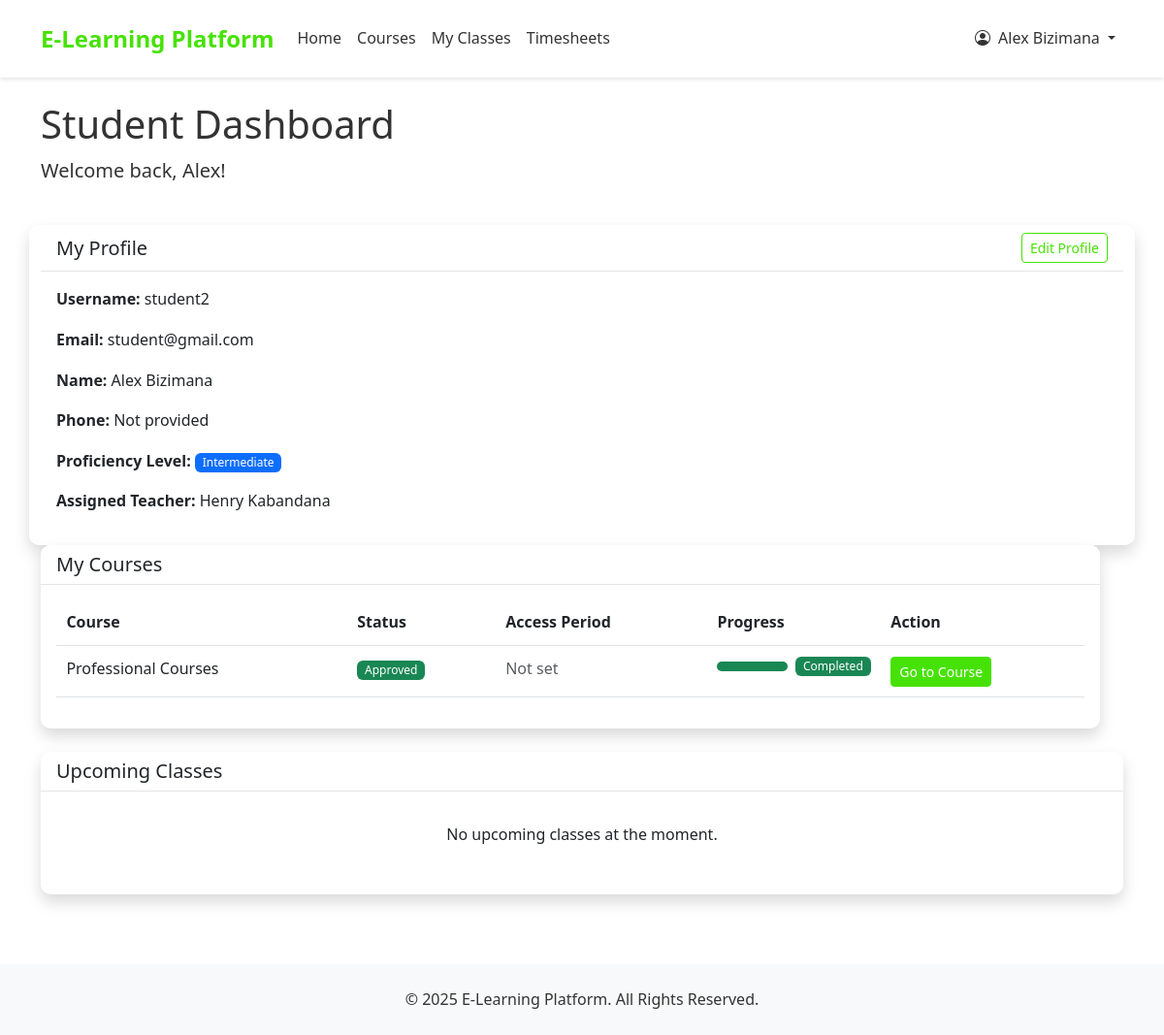
/accounts/dashboard/student/ (signed in), run on an earlier commit of the app's database.
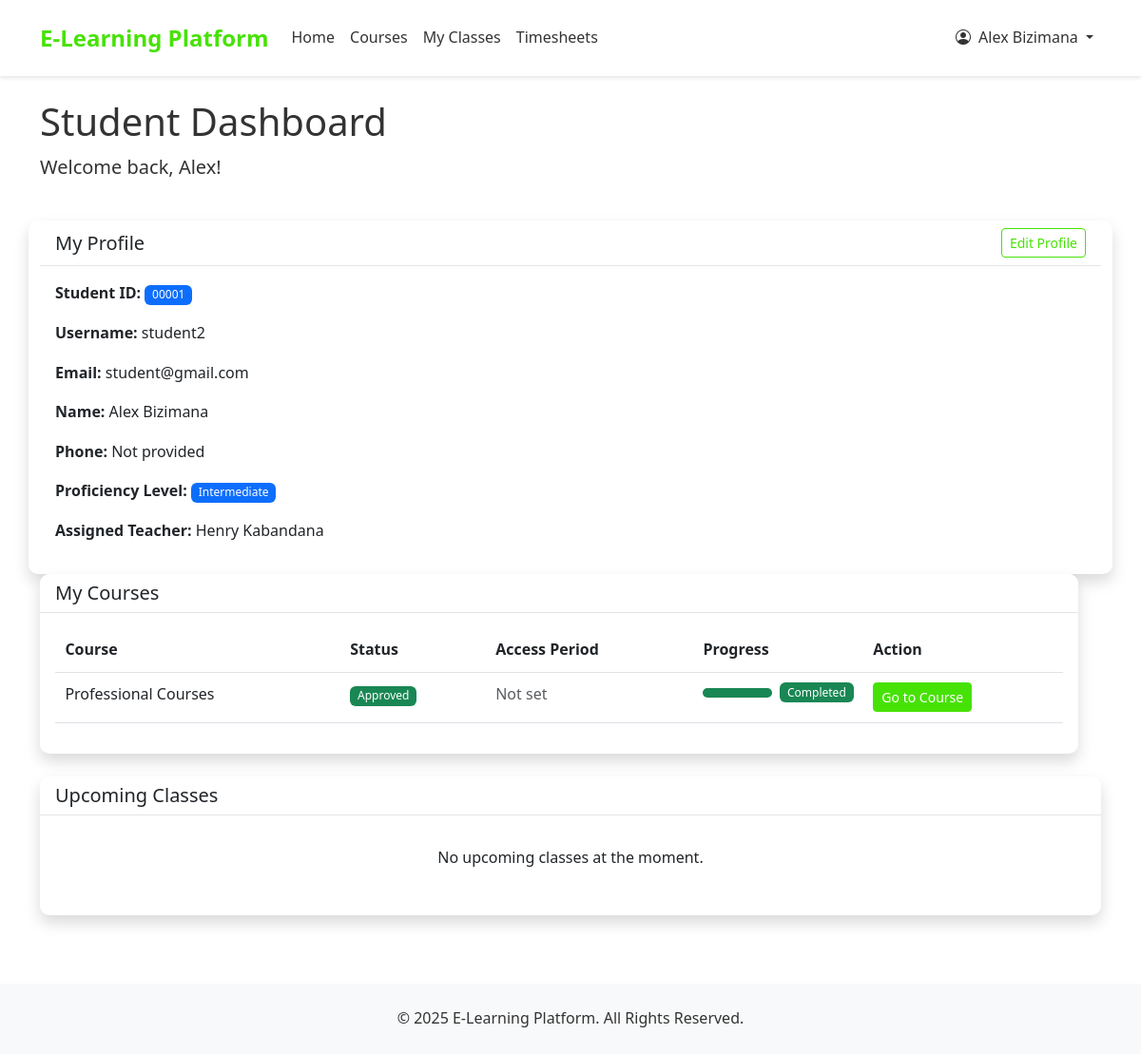
And on a later commit of the database.
### accounts/models.py (models this page shows, shortened)
class User(AbstractUser):
    USER_TYPE_CHOICES = (
        ('student', 'Student'),
        ('teacher', 'Teacher'),
        ('admin', 'Admin'),
    )
    user_type = models.CharField(max_length=10, choices=USER_TYPE_CHOICES, default='student')
    phone_number = models.CharField(max_length=15, blank=True, null=True)
    is_active = models.BooleanField(default=True)
    created_at = models.DateTimeField(auto_now_add=True)
    updated_at = models.DateTimeField(auto_now=True)
    is_organization = models.BooleanField(default=False)
    company_name = models.CharField(max_length=255, blank=True, null=True)
    contact_person = models.CharField(max_length=255, blank=True, null=True)
    number_of_trainees = models.PositiveIntegerField(default=0)
    start_date = models.DateField(blank=True, null=True)
    end_date = models.DateField(blank=True, null=True)
    student_id = models.CharField(max_length=5, blank=True, null=True, unique=True)
    def is_teacher(self):
        return self.user_type == 'teacher'
    def is_student(self):
        return self.user_type == 'student'

### accounts/views.py (the view)
# urls.py: path('dashboard/student/', views.student_dashboard, name='student_dashboard'),
@login_required
def student_dashboard(request):
    if not request.user.is_student():
        messages.error(request, "You don't have permission to access this page.")
        return redirect('home')
    student_profile = StudentProfile.objects.get(user=request.user)
    payment_proofs = PaymentProof.objects.filter(user=request.user)
    course_periods = CoursePeriod.objects.filter(student=request.user)
    course_period_dict = {period.course_id: period for period in course_periods}
    ending_soon_periods = [period for period in course_periods if period.is_ending_soon()]
    for payment in payment_proofs:
        if payment.status == 'approved':
            try:
                progress = CourseProgress.objects.filter(
                    user=request.user,
                    course=payment.course
                ).first()
                payment.progress = progress
            except:
                payment.progress = None
            payment.course_period = course_period_dict.get(payment.course.id)
    has_pending_placement_test = False
    for payment in payment_proofs:
        if payment.status == 'approved':
            course_period = course_period_dict.get(payment.course.id)
            if not course_period or (course_period and course_period.is_active()):
                has_placement_test = payment.course.quizzes.filter(
                    is_placement_test=True,
                    is_active=True
                ).exists()
                if has_placement_test and not student_profile.proficiency_level:
                    has_pending_placement_test = True
                    break
    context = {
        'student_profile': student_profile,
        'payment_proofs': payment_proofs,
        'has_pending_placement_test': has_pending_placement_test,
        'course_periods': course_periods,
        'ending_soon_periods': ending_soon_periods
    }
    return render(request, 'accounts/student_dashboard.html', context)

### templates/accounts/student_dashboard.html (shortened to what the changed rows need)
{% extends 'base.html' %}
{% block content %}
<div class="row mb-4">
    <div class="col-12">
        <h1>Student Dashboard</h1>
        <p class="lead">Welcome back, {{ request.user.first_name|default:request.user.username }}!</p>
    </div>
</div>
<div class="row">
<div class="card shadow h-100">
    <div class="card-body">
        {% if request.user.student_id %}
            <p><strong>Student ID:</strong> <span class="badge bg-primary">{{ request.user.student_id }}</span></p>
        {% endif %}
        <p><strong>Username:</strong> {{ request.user.username }}</p>
        <p><strong>Email:</strong> {{ request.user.email }}</p>
        <p><strong>Name:</strong> {{ request.user.get_full_name|default:"Not provided" }}</p>
        <p><strong>Phone:</strong> {{ request.user.phone_number|default:"Not provided" }}</p>
        {% if student_profile.proficiency_level %}
            <p><strong>Proficiency Level:</strong>
                <span class="badge bg-primary">{{ student_profile.proficiency_level|title }}</span>
            </p>
        {% else %}
            <p><strong>Proficiency Level:</strong>
                <span class="badge bg-secondary">Not determined yet</span>
            </p>
        {% endif %}
        {% if student_profile.assigned_teacher %}
            <p><strong>Assigned Teacher:</strong> {{ student_profile.assigned_teacher.get_full_name }}</p>
        {% else %}
            <p><strong>Assigned Teacher:</strong> Not assigned yet</p>
        {% endif %}
    </div>
</div>
<div class="row mb-4">
    <div class="col-md-12">
        <div class="card shadow">
            <div class="card-body">
                {% if payment_proofs %}
                    <table class="table">
                        <thead>
                            <tr>
                                <th>Course</th>
                                <th>Status</th>
                                <th>Access Period</th>
                                <th>Progress</th>
                                <th>Action</th>
                            </tr>
                        </thead>
                    </table>
                {% else %}
                    <div class="text-center py-4">
                        <p>You haven't enrolled in any courses yet.</p>
                        <a href="{% url 'course_list' %}" class="btn btn-primary">Browse Courses</a>
                    </div>
                {% endif %}
            </div>
        </div>
    </div>
</div>
</div>
{% endblock %}

### templates/base.html (shortened to what this page needs)
{% load static %}
<!DOCTYPE html>
<html lang="en">
<head>
    <link href="https://cdn.jsdelivr.net/npm/bootstrap@5.3.0-alpha1/dist/css/bootstrap.min.css" rel="stylesheet">
    <link rel="stylesheet" href="https://cdn.jsdelivr.net/npm/bootstrap-icons@1.10.0/font/bootstrap-icons.css">
    <link rel="stylesheet" href="{% static 'css/style.css' %}">
</head>
<body>
    <nav class="navbar navbar-expand-lg navbar-light sticky-top">
        <div class="container">
            <a class="navbar-brand" href="{% url 'home' %}">E-Learning Platform</a>
            <div class="collapse navbar-collapse" id="navbarNav">
                <ul class="navbar-nav me-auto">
                    <li class="nav-item">
                        <a class="nav-link {% if request.path == '/' %}active{% endif %}" href="{% url 'home' %}">Home</a>
                    </li>
                    <li class="nav-item">
                        <a class="nav-link {% if '/courses/' in request.path %}active{% endif %}" href="{% url 'course_list' %}">Courses</a>
                    </li>
                    {% if user.is_authenticated %}
                        {% if user.is_staff or user.is_superuser %}
                            <li class="nav-item dropdown">
                                <a class="nav-link dropdown-toggle" href="#" role="button" data-bs-toggle="dropdown">
                                    Administration
                                </a>
                                <ul class="dropdown-menu">
                                    <li><a class="dropdown-item" href="{% url 'admin_dashboard' %}">Dashboard</a></li>
                                    <li><a class="dropdown-item" href="{% url 'course_create' %}">Add Course</a></li>
                                    <li><a class="dropdown-item" href="{% url 'question_list' %}">Manage Questions</a></li>
                                    <li><a class="dropdown-item" href="{% url 'quiz_list' %}">Manage Quizzes</a></li>
                                    <li><a class="dropdown-item" href="{% url 'create_teacher' %}">Add Teacher</a></li>
                                </ul>
                            </li>
                        {% elif user.is_teacher %}
                            <li class="nav-item">
                                <a class="nav-link {% if '/events/' in request.path %}active{% endif %}" href="{% url 'view_events' %}">Events</a>
                            </li>
                        {% else %}
                            <li class="nav-item">
                                <a class="nav-link {% if '/events/' in request.path %}active{% endif %}" href="{% url 'view_events' %}">My Classes</a>
                            </li>
                            <li class="nav-item">
                                <a class="nav-link {% if '/timesheets/' in request.path %}active{% endif %}" href="{% url 'view_timesheets' %}">Timesheets</a>
                            </li>
                        {% endif %}
                    {% endif %}
                </ul>
                <ul class="navbar-nav ms-auto">
                    {% if user.is_authenticated %}
                        <li class="nav-item dropdown">
                            <a class="nav-link dropdown-toggle" href="#" role="button" data-bs-toggle="dropdown">
                                <i class="bi bi-person-circle me-1"></i> {{ user.get_full_name|default:user.username }}
                            </a>
                        </li>
                    {% endif %}
                </ul>
            </div>
        </div>
    </nav>
    <main class="container mt-4">
        {% block content %}{% endblock %}
    </main>
    <footer class="footer">
        <div class="container text-center">
            <p class="mb-0">&copy; {% now "Y" %} E-Learning Platform. All Rights Reserved.</p>
        </div>
    </footer>
</body>
</html>

What changed in the data, as far as the page shows it:
changed User "Alex": student_id empty → "00001" (drawn); user.student_id (not shown) → "00001"
Also different on the page:
text now shown: "Student ID:"
